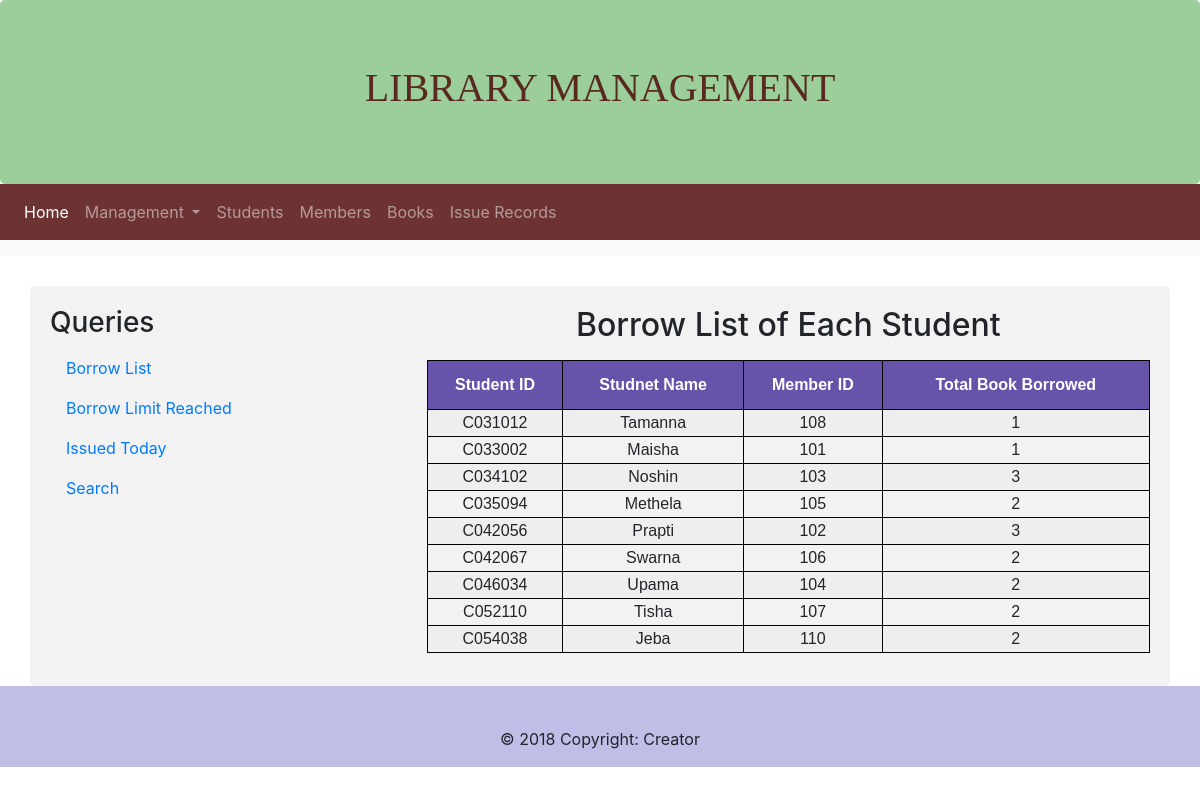
The app's page /borrowList.php with its own data.
### tables this page shows
CREATE TABLE `student` (
  `Stud_no` varchar(10) NOT NULL,
  `Stud_name` varchar(20) DEFAULT NULL
);

CREATE TABLE `membership` (
  `Mem_no` varchar(10) NOT NULL,
  `Stud_no` varchar(10) DEFAULT NULL
);

### borrowList.php (the view, shortened to what this page needs)
<?php include "includes/db.php";?>
<?php include "includes/header.php"; ?>
<?php include "includes/navigation.php"; ?>
 <nav class="navbar navbar-expand-sm bg-light navbar-dark">
</nav>
<div class="container" style="margin-top:30px">
  <div class="row">
    <div class="col-sm-4">
      <h3>Queries</h3>
      <ul class="nav nav-pills flex-column">
        <li class="nav-item">
          <a class="nav-link" href="borrowList.php">Borrow List</a>
        </li>
        <li class="nav-item">
          <a class="nav-link" href="bookLimit.php">Borrow Limit Reached</a>
        </li>
        <li class="nav-item">
          <a class="nav-link" href="issuedToday.php">Issued Today</a>
        </li>
        <li class="nav-item">
          <a class="nav-link " href="search.php"> Search</a>
        </li>
      </ul>
    </div>
    <div class="col-sm-8">
<?php
$sql = "SELECT Student.Stud_no, Stud_name, Membership.Mem_no, COUNT(*) AS Total_book
         FROM iss_rec, Student, Book, Membership
         WHERE Student.Stud_no = Membership.Stud_no
         AND Membership.Mem_no = iss_rec.Mem_no
         AND Book.book_no = iss_rec.book_no
         GROUP BY Student.Stud_no";
         $result = $con->query($sql) or die($con->error);
         echo "<h2>Borrow List of Each Student</h2>";
         echo "<center><table id='table' style='margin-top:1rem;'><tr><th>Student ID</th><th>Studnet Name</th><th>Member ID</th><th>Total Book Borrowed</th>";
             while ($row = $result->fetch_assoc()) {
                 echo "<tr><td>" . $row["Stud_no"]. "</td><td>" . $row["Stud_name"]. "</td><td>".$row['Mem_no']. "</td><td>" . $row["Total_book"]."</td>";
             }
         echo "</table></center>";
?>
    </div>
  </div>
</div>
<?php include "includes/footer.php"?>

### css/style.css (style rules this page uses)
body { //background-image: linear-gradient(to right bottom, rgba(126, 213, 111, 0.8), rgba(40, 180, 133, 0.8)), url(../img/map3.svg); background-size: cover; background-position: top; position: relative; }
table, th, td { border: 1px solid black; }
.container { min-height: 400px; }
#table { font-family: "Trebuchet MS", Arial, Helvetica, sans-serif; border-collapse: collapse; width: 100%; text-align: center; }
#table tr:nth-child(even) { background-color: rgb(238, 238, 238); }
#table th { padding-top: 12px; padding-bottom: 12px; text-align: left; background-color: rgb(103, 84, 170); color: white; text-align: center; }
h2 { text-align: center; }

### css/formStyle.css (style rules this page uses)
.container { border-radius: 5px; background-color: #f2f2f2; padding: 20px; }
.row:after { content: ""; display: table; clear: both; }

### records on screen
student: Stud_no "C031012", Stud_name "Tamanna", membership.Mem_no "108", Total_book "1"
student: Stud_no "C033002", Stud_name "Maisha", membership.Mem_no "101", Total_book "1"
student: Stud_no "C034102", Stud_name "Noshin", membership.Mem_no "103", Total_book "3"
student: Stud_no "C035094", Stud_name "Methela", membership.Mem_no "105", Total_book "2"
student: Stud_no "C042056", Stud_name "Prapti", membership.Mem_no "102", Total_book "3"
student: Stud_no "C042067", Stud_name "Swarna", membership.Mem_no "106", Total_book "2"
student: Stud_no "C046034", Stud_name "Upama", membership.Mem_no "104", Total_book "2"
student: Stud_no "C052110", Stud_name "Tisha", membership.Mem_no "107", Total_book "2"
student: Stud_no "C054038", Stud_name "Jeba", membership.Mem_no "110", Total_book "2"
